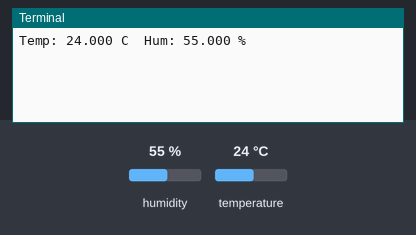
Bench run of a program on a simulated Raspberry Pi (BCM pin numbers). Parts: the last lines printed to the terminal. The test bench sets the inputs (shaded band); at power-on: humidity 55 %, temperature 24 °C. The clock reads 2024-03-15 10:24:30 at power-on unless the program sets it.

Above: at 1.2 s.
1.3 s: humidity set to 22 %
At 7.6 s:
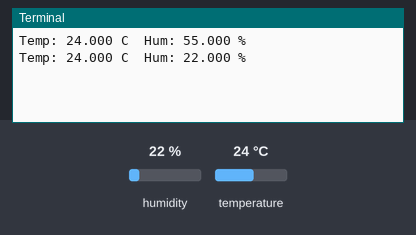
8.2 s: temperature set to 12 °C
At 13.4 s:
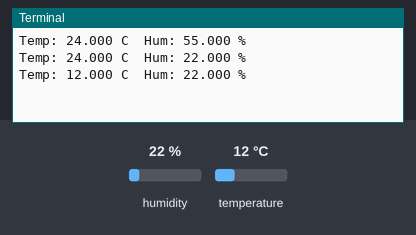
15.1 s: humidity set to 40 %
At 19.2 s:
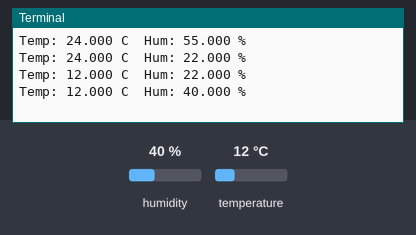
Timing chart, 0 to 20.7 s (numbered marks = the images above; inputs shaded):
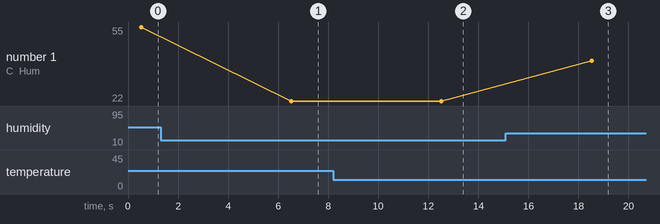

The program:

sensor_test.py
```python
import sys
import Adafruit_DHT
import sqlite3
import time

DATA_TIME = 300 # In seconds
MEASUREMENTS_PER_INTERVAL = 50
MEASUREMENT_TIME = DATA_TIME // MEASUREMENTS_PER_INTERVAL

measurements = []
start = time.time()
while True:
    start_measure = time.time()
    t = Adafruit_DHT.read_retry(11,4)
    elapsed_measure = time.time() - start_measure
    measurements.append(t)
    print('Temp: {0:0.3f} C  Hum: {1:0.3f} %'.format(t[1], t[0]))
    if len(measurements) == MEASUREMENTS_PER_INTERVAL:
        avg_hum = sum([t[0] for t in measurements])/MEASUREMENTS_PER_INTERVAL
        avg_temp = sum([t[1] for t in measurements])/MEASUREMENTS_PER_INTERVAL
        print('Temp: {0:0.3f} C  Hum: {1:0.3f} %'.format(avg_temp, avg_hum))
        # TODO:  Insert into DB
        # Reset queue
        elapsed = time.time() - start
        print("Total elapsed time: " + str(elapsed))
        start = time.time()
        measurements = []
    if MEASUREMENT_TIME - elapsed_measure > 0:
        time.sleep(MEASUREMENT_TIME - elapsed_measure)
```

Measured:
- after the input at 1.3 s, the terminal: prints a new line after 5.2 s (image 1)
- after the input at 8.2 s, the terminal: prints a new line after 4.3 s (image 2)
- after the input at 15.1 s, the terminal: prints a new line after 3.4 s (image 3)
- plotted number 1: 55 → 22 after the input at 1.3 s, 22 → 40 after the input at 15.1 s
